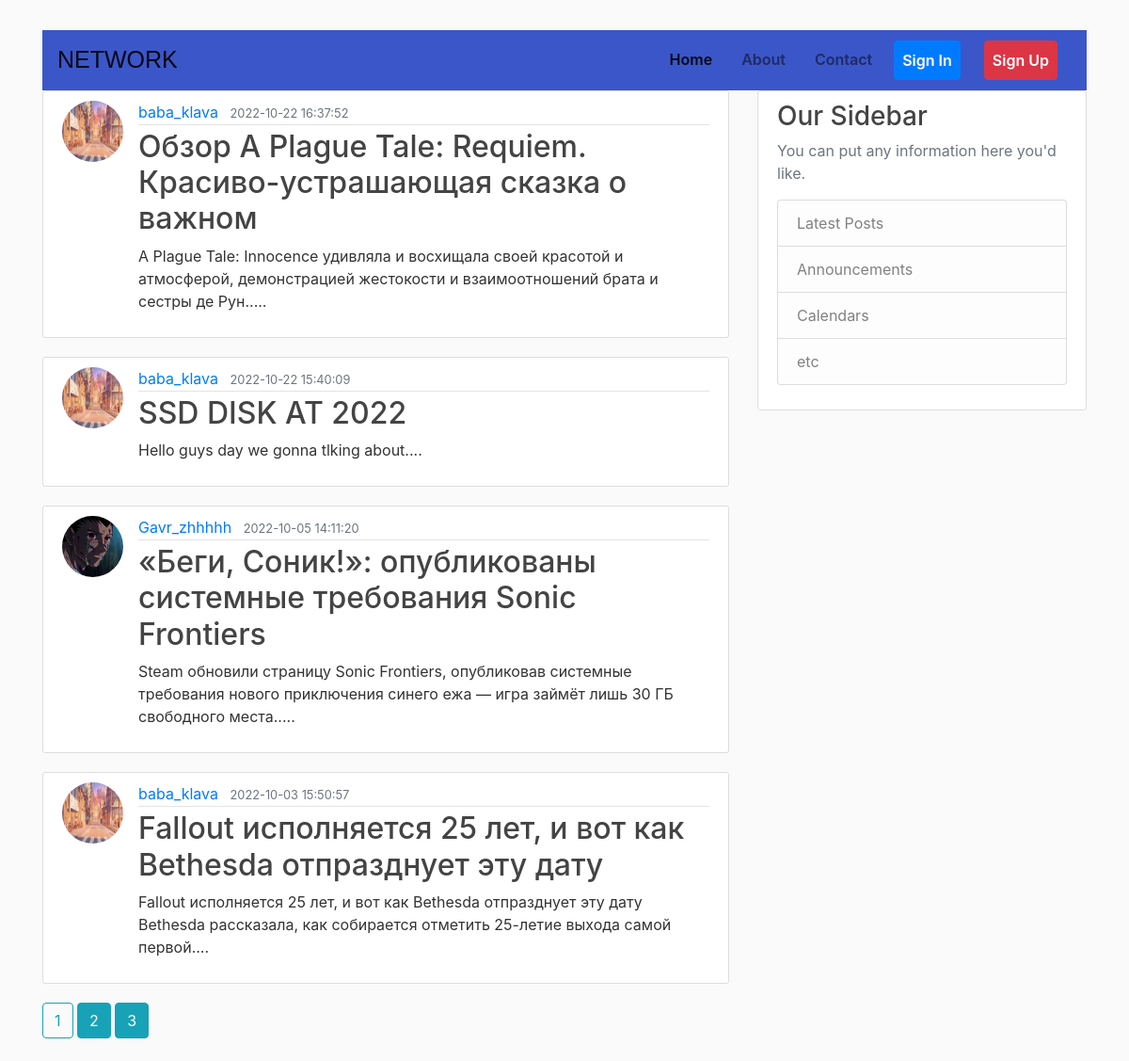
The page /home on the database its author committed.
### main/models.py (models this page shows, shortened)
class Post(db.Model):
    id = db.Column(db.Integer, primary_key=True)
    title = db.Column(db.String(100), nullable=False)
    data_posted = db.Column(db.DateTime,
                            nullable=False,
                            default=datetime.utcnow())
    content = db.Column(db.Text, nullable=False)
    post_picture = db.Column(db.String(20), nullable=True, default=None)
    user_id = db.Column(db.Integer, db.ForeignKey('user.id'), nullable=False)

class User(db.Model, UserMixin):
    id = db.Column(db.Integer, primary_key=True)
    username = db.Column(db.String(20), unique=True, nullable=False)
    email = db.Column(db.String(120), unique=True, nullable=False)
    image_file = db.Column(db.String(20),
                           nullable=False,
                           default='default.jpg')
    password = db.Column(db.String(60), nullable=False)
    posts = db.relationship('Post', backref='author', lazy=True)

### main/home/routes.py (the view)
@main.route("/")
@main.route("/home")
def home():
    PAGE = request.args.get('page', 1, type=int)
    posts = Post.query.order_by(Post.data_posted.desc()).paginate(per_page=4,
                                                                  page=PAGE)
    return render_template('home.html', posts=posts)

### main/templates/home.html (shortened to what this page needs)
{% extends "layout.html"%}
{% block content %}
{% for post in posts.items %}
<article class="media content-section">
    <img class="rounded-circle article-img"
        src="{{ url_for('static', filename = 'profile_pics/' + post.author.image_file) }}">
    <div class="media-body">
        <div class="article-metadata">
            <a class="mr-2" href="{{ url_for('users.user_posts', username=post.author.username )}}">{{ post.author.username }}</a>
            <small class="text-muted">{{ post.data_posted.strftime('%Y-%m-%d %H:%M:%S') }}</small>
        </div>
        <h2><a class="article-title" href="{{ url_for('posts.post', post_id=post.id)}}">{{ post.title }}</a></h2>
        <p class="article-content">{{ " ".join(post.content.split()[:20]) + "...." }}</p>
    </div>
</article>
{%endfor%}
<div class="paginate">
{% for page_num in posts.iter_pages(left_edge = 1, right_edge=1, left_current=1, right_current=2) %}
    {% if page_num %}
        {% if posts.page == page_num %}
        <a class="btn btn-outline-info mb-4" href="{{ url_for('main.home',page=page_num) }}">{{page_num}}</a>
        {% else %}
        <a class="btn btn-info mb-4" href="{{ url_for('main.home',page=page_num) }}">{{page_num}}</a>
        {% endif %}
    {% else %}
        ...
    {% endif %}
{%endfor%}
</div>
{% endblock content%}
{% block menu %}
<div class="col-md-4">
    <div class="content-section">
        <h3>Our Sidebar</h3>
        <p class='text-muted'>You can put any information here you'd like.
        <ul class="list-group">
            <li class="list-group-item list-group-item-light">Latest Posts</li>
            <li class="list-group-item list-group-item-light">Announcements</li>
            <li class="list-group-item list-group-item-light">Calendars</li>
            <li class="list-group-item list-group-item-light">etc</li>
        </ul>
        </p>
    </div>
</div>
{% endblock menu%}

### main/templates/layout.html (shortened to what this page needs)
<!DOCTYPE html>
<html lang="en">
    <head>
        <link rel="stylesheet" href="https://use.fontawesome.com/releases/v5.5.0/css/all.css"
>
        <link rel="stylesheet" href="https://stackpath.bootstrapcdn.com/bootstrap/4.1.3/css/bootstrap.min.css"
>
        <link rel="stylesheet" type="text/css" href="{{ url_for('static', filename='postcss/posts_style.css')}}">
    </head>
    <body>
        <div class="container">
            <nav class=" navbar navbar-expand-lg navbar-light bg-warning" style="background-color: #3b56c8!important;">
                <a class="navbar-brand" href="{{url_for('main.home')}}"
                    style="font-size:25px;font-family: 'Gill Sans', 'Gill Sans MT', Calibri, 'Trebuchet MS', sans-serif;">NETWORK</a>
                <div class="collapse navbar-collapse" id="navbarSupportedContent">
                    <ul class="navbar-nav ml-auto topnav">
                        <li class="nav-item {% if request.path == '/home' %}active{% endif %}">
                            <a class="nav-link" href="{{url_for('main.home')}}">Home </a>
                        </li>
                        <li class="nav-item {% if request.path == '/about' %}active{% endif %}">
                            <a class="nav-link" href="{{url_for('main.about')}}">About</a>
                        </li>
                        <li class="nav-item {% if request.path == '/contact' %}active{% endif %}">
                            <a class="nav-link" href="#">Contact</a>
                        </li>
                        {% if current_user.is_authenticated %}
                        <li class="nav-item">
                            <a href="{{url_for('posts.new_post')}}" class="nav-link btn btn-info text-white"><i
                                    class="fas fas fa-bullhorn"></i>
                                New Post</a>
                        </li>
                        <li class="nav-item">
                            <a href="{{url_for('users.account')}}" class="nav-link btn btn-primary text-white"><i
                                    class="fas fa-user"></i>
                                Profile</a>
                        </li>
                        <li class="nav-item">
                            <a class="nav-link btn btn-warning text-white" type="button" href="{{url_for('users.logout')}}"
                                style="margin-right: 10px;">Logout</a>
                        </li>
                        {% else %}
                        <li class="nav-item">
                            <a class="nav-link btn btn-primary text-white" type="button" href="{{url_for('users.login')}}"
                                style="margin-right: 10px;">Sign In</a>
                        </li>
                        <li class="nav-item">
                            <a class="nav-link btn btn-danger text-white" type="button"
                                href="{{url_for('users.registr')}}">Sign Up</a>
                        </li>
                        {% endif %}
                    </ul>
                </div>
            </nav>
        </div>
        <main role="main" class="container">
            <div class="row">
                <div class="col-md-8">
                    {% block content %}{% endblock %}
                </div>
                {% block menu %}
                {% endblock %}
            </div>
        </main>
</html>

### main/static/postcss/posts_style.css (style rules this page uses)
.nav-link { font-weight: 600; }
.nav-item { margin-right: 15px; }
body { background: #fafafa; color: #333333; margin-top: 2rem; }
h1, h2, h3, h4, h5, h6 { color: #444444; }
.content-section { background: #ffffff; padding: 10px 20px; border: 1px solid #dddddd; border-radius: 3px; margin-bottom: 20px; }
.article-title { color: #444444; }
.article-content { white-space: pre-line; }
.article-img { height: 65px; width: 65px; margin-right: 16px; }
.article-metadata { padding-bottom: 1px; margin-bottom: 4px; border-bottom: 1px solid #e3e3e3 }

### rows shown on the page
Post: image_file (picture), author.username "baba_klava", data_posted "2022-10-22 16:37:52", title "Обзор A Plague Tale: Requiem. Красиво-устрашающая сказка о важном", content "A Plague Tale: Innocence удивляла и восхищала своей красотой и атмосферой, демонстрацией жестокости и взаимоотношений брата и сестры де Рун....."
Post: image_file (picture), author.username "baba_klava", data_posted "2022-10-22 15:40:09", title "SSD DISK AT 2022", content "Hello guys day we gonna tlking about...."
Post: image_file (picture), author.username "Gavr_zhhhhh", data_posted "2022-10-05 14:11:20", title "«Беги, Соник!»: опубликованы системные требования Sonic Frontiers", content "Steam обновили страницу Sonic Frontiers, опубликовав системные требования нового приключения синего ежа — игра займёт лишь 30 ГБ свободного места....."
Post: image_file (picture), author.username "baba_klava", data_posted "2022-10-03 15:50:57", title "Fallout исполняется 25 лет, и вот как Bethesda отпразднует эту дату", content "Fallout исполняется 25 лет, и вот как Bethesda отпразднует эту дату Bethesda рассказала, как собирается отметить 25-летие выхода самой первой...."

### other values the page prints
{{ page_num }} "1"
{{ page_num }} "2" "3"
